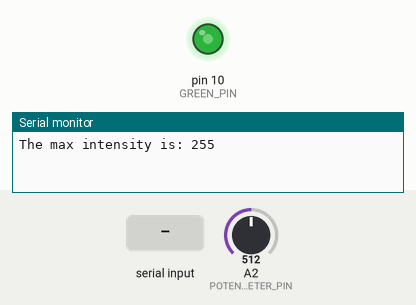
Simulated run of this sketch. Board: Arduino Uno, built with avr-gcc and run on an emulated ATmega328P. Shown: output pins drawn as LEDs (lit = HIGH), the last lines printed to the serial monitor. The test bench sets the inputs (shaded band); at power-on: A2 (POTENTIOMETER_PIN) = 512. EEPROM starts erased.

Above: at 1.2 s.
1.3 s: "90,45\n" received over Serial
At 1.7 s:
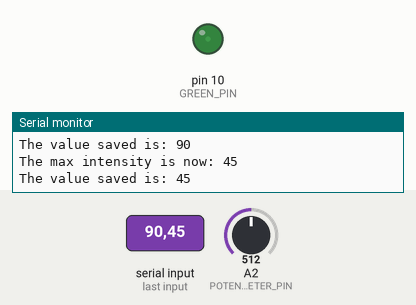
2.8 s: A2 (POTENTIOMETER_PIN) set to 0
At 3.8 s:
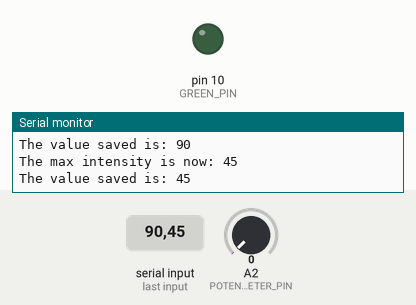
4.3 s: A2 (POTENTIOMETER_PIN) set to 20
5.8 s: A2 (POTENTIOMETER_PIN) set to 25
At 7.0 s:
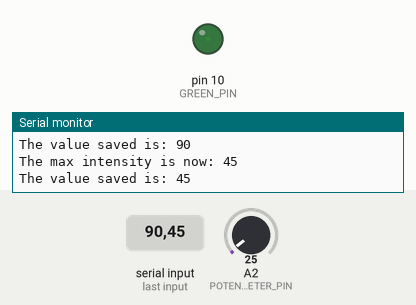
7.3 s: "5\n" received over Serial
At 8.5 s:
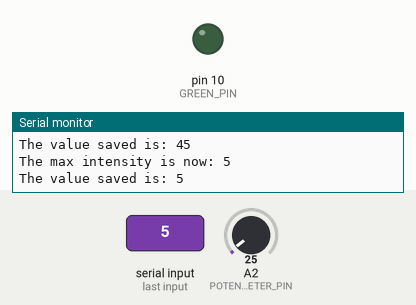
Timing chart, 0 to 9.8 s (numbered marks = the images above; inputs shaded):
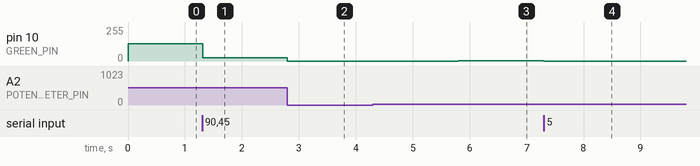

The sketch:

EEPROM.ino
```cpp
#include <EEPROM.h>

#define GREEN_PIN 10
#define POTENTIOMETER_PIN A2

#define MAX_BRIGHTNESS_ADDRESS 100
#define MAX_BIGHTNESS_DEFAULT 255

//int maxIntensity = 255;
byte maxIntensity;

/**
 * @brief Set max intensity from EEPROM address value.
 *
 */
void setMaxIntensity() {
  if (Serial.available() > 0) { // get max intensity from serial
    int data = Serial.parseInt();
    if (data >= 1 && data <= 255) {
      maxIntensity = data;

      // save max intensity to EEPROM
      Serial.print("The max intensity is now: ");
      Serial.println(maxIntensity);
      EEPROM.write(MAX_BRIGHTNESS_ADDRESS, maxIntensity);

      // read value from EEPROM (debugging)
      int memoryValue = EEPROM.read(MAX_BRIGHTNESS_ADDRESS);
      Serial.print("The value saved is: ");
      Serial.println(memoryValue);
    }
  }
}

/**
 * @brief This method is for changing the max brightness of
 * an LED.
 *
 */
void fadeLED() {
  // LED on Pin 10 - fade in/out from potentiometer
  int potentiometerValue = analogRead(POTENTIOMETER_PIN);
  int scale = 1024 / maxIntensity;
  int intensity = potentiometerValue / scale;
  analogWrite(GREEN_PIN, intensity);
}
/**
 * @brief Sets up serial, pins, and max brightness from EEPROM.
 *
 */
void setup() {
  Serial.begin(115200);
  Serial.setTimeout(10);
  pinMode(GREEN_PIN, OUTPUT);
  pinMode(GREEN_PIN, LOW);

  // get max brightness from EEPROM
  maxIntensity = EEPROM.read(MAX_BRIGHTNESS_ADDRESS);
  if (maxIntensity == 0) {
    maxIntensity = MAX_BIGHTNESS_DEFAULT;
  }
  Serial.print("The max intensity is: ");
  Serial.println(maxIntensity);
}

/**
 * @brief This program uses the values from the potentiometer to control the
 * brightness of the LED and store the potentiometer value in EEPROM to be read if the
 * Arduino resets.
 *
 */
void loop() {
  setMaxIntensity();
  fadeLED();
}
```

Measured:
- after the input at 1.3 s, pin 10 (GREEN_PIN): 128/255 → 23/255 at once
- after the input at 2.8 s, pin 10 (GREEN_PIN): 23/255 → 0/255 at once
- after the input at 4.3 s, every drawn part: stays the same
- after the input at 5.8 s, pin 10 (GREEN_PIN): 0/255 → 1/255 at once
- after the input at 7.3 s, pin 10 (GREEN_PIN): 1/255 → 0/255 at once
